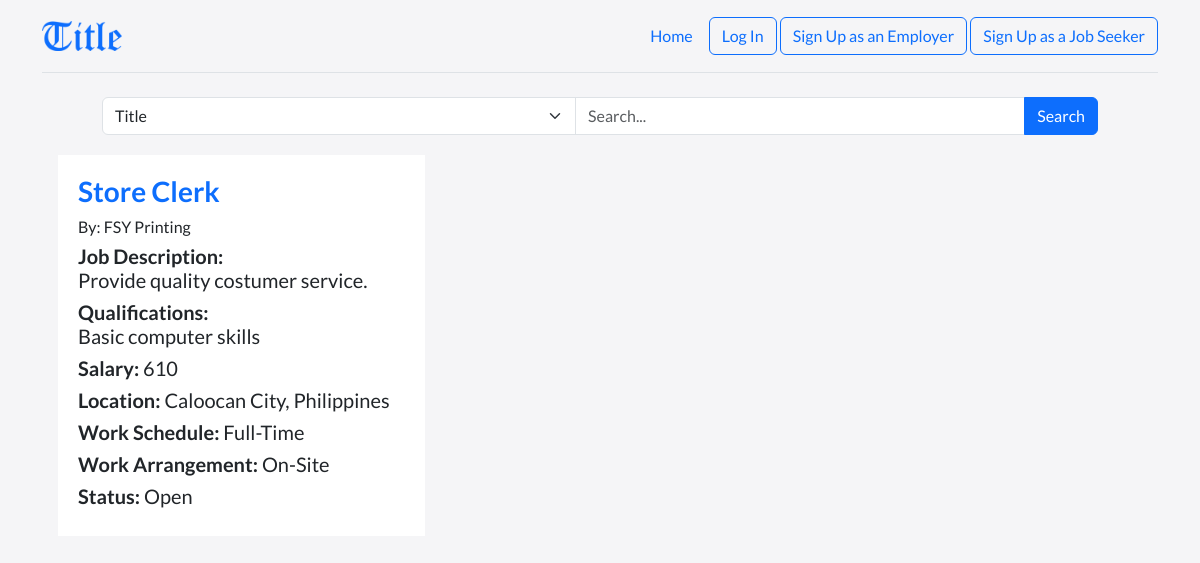
/title/index.php, run on the app's committed database.
### tables this page shows
CREATE TABLE `tbl_jobs` (
  `id` int(11) NOT NULL,
  `date` date NOT NULL,
  `eid` int(11) NOT NULL,
  `title` varchar(255) NOT NULL,
  `description` text NOT NULL,
  `qualifications` text NOT NULL,
  `salary` int(12) NOT NULL,
  `location` varchar(255) NOT NULL,
  `work_sched` varchar(100) NOT NULL,
  `work_arrangement` varchar(100) NOT NULL,
  `status` varchar(100) NOT NULL
);

CREATE TABLE `tbl_employers` (
  `id` int(11) NOT NULL,
  `name` varchar(255) NOT NULL,
  `email` varchar(255) NOT NULL,
  `password` varchar(16) NOT NULL
);

### title/index.php (the view, shortened to what this page needs)
<!DOCTYPE html>
<html lang="en" data-bs-theme="auto">
    <head>
        <link rel="stylesheet" href="https://cdn.jsdelivr.net/npm/@docsearch/css@3">
        <link href="../title/assets/dist/css/bootstrap.min.css" rel="stylesheet">
    </head>
    <body>
        <main>
            <div class="container">
                <header class="d-flex flex-wrap align-items-center justify-content-center justify-content-md-between py-3 mb-4 border-bottom">
                <img class="bi me-2" src="../title/title-img/sec-logo.png" width="80" height="30" role="img" aria-label="Title"></img>
                <div class="d-flex justify-content-between align-items-center">
                    <ul class="nav">
                        <li class="nav-item">
                            <a class="nav-link active" aria-current="page" href="#">Home</a>
                        </li>
                    </ul>
                    <div>
                        <button class="btn btn-outline-primary" onclick="window.location.href='login.php'">Log In</button>
                        <button class="btn btn-outline-primary" onclick="window.location.href='e_signup.php'">Sign Up as an Employer</button>
                        <button class="btn btn-outline-primary" onclick="window.location.href='jb_signup.php'">Sign Up as a Job Seeker</button>
                    </div>
                </header>
            </div>
        </main>
        <div class="row justify-content-center">
            <div class="col-md-10">
                <div class="input-group">
                    <select class="form-select " id="searchOption">
                        <option value="title">Title</option>
                    </select>
                    <input type="text" id="searchQuery" class="form-control" placeholder="Search..." aria-label="Search input">
                    <button id="submitSearch" class="btn btn-primary" type="button">Search</button>
                </div>
            </div>
        </div>
            <div style="width: 100%; padding-left: 50px; padding-right: 50px; " class="row job-listings">
                <?php
                include 'connection.php';
                $queryJobs = "SELECT j.*, e.name as ename FROM tbl_jobs j
                INNER JOIN tbl_employers e ON j.eid = e.id";
                $resultJobs = mysqli_query($conn, $queryJobs);
                    if ($resultJobs && mysqli_num_rows($resultJobs) > 0) {
                        while ($row = mysqli_fetch_assoc($resultJobs)) {
                            $title = $row['title'];
                            $description = $row['description'];
                            $qualifications = $row['qualifications'];
                            $salary = $row['salary'];
                            $location = $row['location'];
                            $workSched = $row['work_sched'];
                            $workArrangement = $row['work_arrangement'];
                            $status = $row['status'];
                            $ename = $row['ename'];
                            ?>
                            <div class="col-md-4 crd" style="margin: 20px; background-color:#FFFFFF; padding: 20px;">
                                <h3 style="color: #0D6EFD"> <b> <?php echo $title; ?> </b> </h3>
                                <h6>By: <?php echo $ename; ?></h6>
                                <h5><b>Job Description:</b><br><?php echo $description; ?></h5>
                                <h5><b>Qualifications:</b><br><?php echo $qualifications; ?></h5>
                                <h5><b>Salary:</b> <?php echo $salary; ?></h5>
                                <h5><b>Location:</b> <?php echo $location; ?></h5>
                                <h5><b>Work Schedule:</b> <?php echo $workSched; ?></h5>
                                <h5><b>Work Arrangement:</b> <?php echo $workArrangement; ?></h5>
                                <h5><b>Status:</b> <?php echo $status; ?></h5>
                            </div>
                            <?php
                        }
                    } else {
                        echo '<div class="text-center">';
                        echo ' <img src="title-img/error.png" width=600px /> ';
                        echo '</div>';
                    }
                ?>
            </div>
  </body>
</html>

### title/index.php (style rules this page uses)
body { background-color: #f5f5f7; font-family: 'Lato', sans-serif; font-weight: 400; }
.bi { vertical-align: -.125em; fill: currentColor; }

### data on the page
tbl_jobs: title "Store Clerk", eid.name "FSY Printing", description "Provide quality costumer service.", qualifications "Basic computer skills", salary "610", location "Caloocan City, Philippines", work_sched "Full-Time", work_arrangement "On-Site", status "Open"
